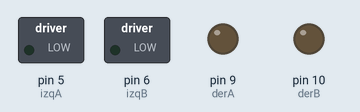
A sketch run on a simulated Arduino Uno, built with avr-gcc and run on an emulated ATmega328P. Parts: switched loads named in the sketch (green lamp = pin HIGH), output pins drawn as LEDs (lit = HIGH).

Above: at 0.5 s.
At 2.0 s:
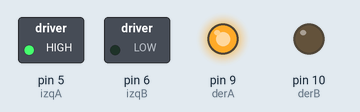
At 3.2 s:
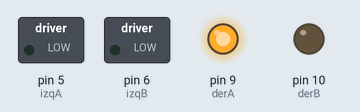
At 3.7 s:
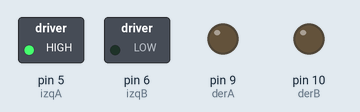
At 6.0 s:
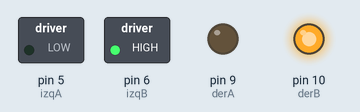
Timing chart, 0 to 9.1 s (numbered marks = the images above):
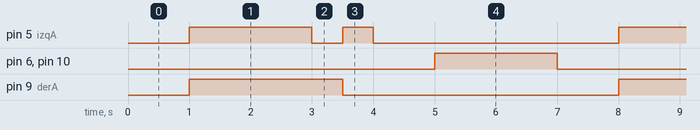

Measured:
- by itself, pin 5 (izqA): repeats every 7.0 s: LOW 0.50 s, HIGH 0.50 s, LOW 4.0 s, HIGH 2.0 s
- by itself, pin 6 (izqB), pin 10 (derB): alternates HIGH for 2.0 s and LOW for 5.0 s
- by itself, pin 9 (derA): alternates HIGH for 2.5 s and LOW for 4.5 s

The sketch:

CarroBlueTooth.ino
```cpp
/* Prueba del Puente H (L293D)
Dibujo de las conexiones en www.elprofegarcia.com

ARDUINO   L293D(Puente H)
  5          10
  6          15
  9          7
  10         2
  5V         1, 9, 16
  GND        4, 5, 12, 13

  El motor 1 se conecta a los pines 3 y 6 del Puente H
  El motor 2 se conecta a los pines 11 y 14 del Puente H

  La fuente de alimentacion de los Motores se conecta a tierra y
  el positivo al pin 8 del puennte H.

*/
int izqA = 5;
int izqB = 6;
int derA = 9;
int derB = 10;
int vel = 255; // Velocidad de los motores (0-255)

void setup()  {
  pinMode(derA, OUTPUT);
  pinMode(derB, OUTPUT);
  pinMode(izqA, OUTPUT);
  pinMode(izqB, OUTPUT);
 }

void loop()  {

    // Parar
    analogWrite(derB, 0);
    analogWrite(izqB, 0);
    analogWrite(derA, 0);
    analogWrite(izqA, 0);

    delay (1000);

    //frente
    analogWrite(derB, 0);
    analogWrite(izqB, 0);
    analogWrite(derA, vel);
    analogWrite(izqA, vel);

    delay (2000);

   //derecha
    analogWrite(derB, 0);
    analogWrite(izqB, 0);
    analogWrite(izqA, 0);
    analogWrite(derA, vel);

    delay (500);
    //izquierda
    analogWrite(derB, 0);
    analogWrite(izqB, 0);
    analogWrite(derA, 0);
    analogWrite(izqA, vel);
    delay (500);

    //parar
    analogWrite(derB, 0);
    analogWrite(izqB, 0);
    analogWrite(derA, 0);
    analogWrite(izqA, 0);
    delay (1000);


    // reversa
    analogWrite(derA, 0);
    analogWrite(izqA, 0);
    analogWrite(derB, vel);
    analogWrite(izqB, vel);
    delay (2000);

}
```
